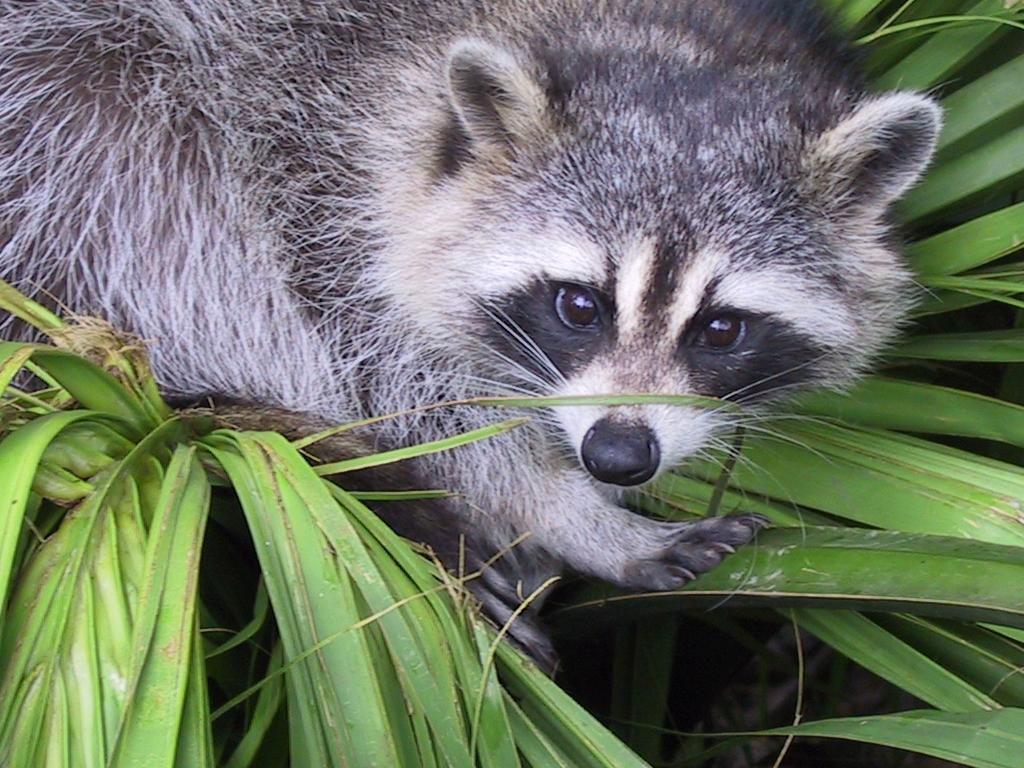
#> input picture Python-1/ex03/animal.jpeg, 1024 x 768 px
$ python zoom.py
#> lines starting #> are read from the running program, lines starting #| are printed output that depends on the picture
### Python-1/ex03/load_image.py
from PIL import Image
import numpy as np


def ft_load(path: str) -> np.array:
    """Loads the image path prints the dimension/shape
    of the image and returns the values of each pixel"""
#> called with path = 'animal.jpeg'
    try:
        assert type(path) is str, "Type is not a string"
        img = Image.open(path)
#> img is the input picture: PIL image 1024x768 RGB; mean R, G, B 110.7, 117.7, 102.1
        imgArray = np.array(img)
        print("The shape image is:", imgArray.shape)
#| The shape image is: (768, 1024, 3)
        return imgArray
    except (FileNotFoundError, PermissionError) as error:
        print(error)
    except AssertionError as error:
        print("AssertionError:", error)

    return None

### Python-1/ex03/zoom.py
from load_image import ft_load
import matplotlib.pyplot as plt
from PIL import Image, ImageOps
import numpy as np


def zoom(img: np.array) -> None:
    """Zooms into the image array and displays image"""
    beginX = int(img.shape[0] * 0.30)
#> beginX = 230
    beginY = int(img.shape[1] * 0.30)
#> beginY = 307
    endX = img.shape[0] - beginX
#> endX = 538
    endY = img.shape[1] - beginY
#> endY = 717

    # Zoomed image
    sliced = img[
        beginX:endX,
        beginY:endY,
    ]
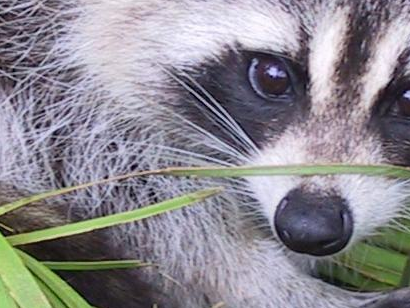
#> sliced: shape (308, 410, 3); mean R, G, B 138.9, 136.1, 142.9

    Img = Image.fromarray(sliced)
    # convert to grayscale
    grayscale_img = ImageOps.grayscale(Img)
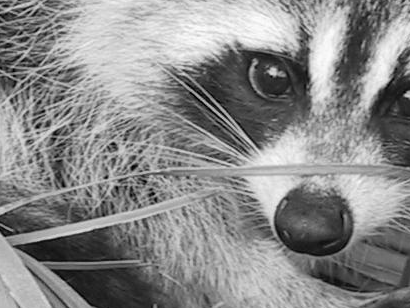
#> grayscale_img: PIL image 410x308 L; min 0, max 253, mean 137.7

    print(
        "New shape after slicing:",
        np.array(grayscale_img)[:, :, np.newaxis].shape,
        "or",
        np.array(grayscale_img).shape,
    )
#| New shape after slicing: (308, 410, 1) or (308, 410)
    print(np.array(grayscale_img)[:, :, np.newaxis])
#> (printed output is left out)

    plt.imshow(grayscale_img, cmap="gray")
    plt.grid(True)
    plt.show()


if __name__ == "__main__":
    img = ft_load("animal.jpeg")
    if img is not None:
        zoom(img)
